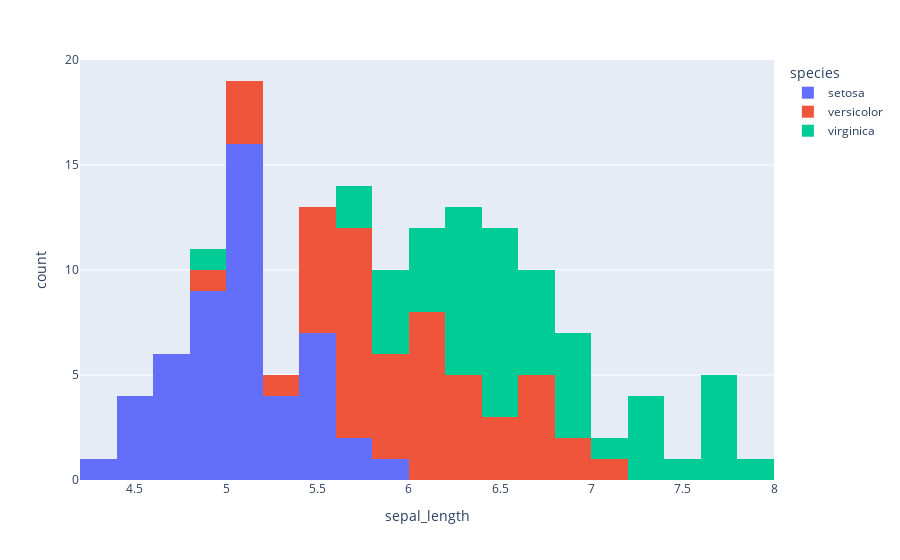

Notebook code for this chart:
### Markdown cell above
```
Create a histogram having 20 bins using the feature sepal_length. Use species feature as the color. 
```

### Code cell
fig = px.histogram(df, x="sepal_length", color="species", nbins=20)
fig.show()

### Figure 1 — Plotly figure (JSON) as saved in the notebook; plotly's stock layout.template omitted (floating-point values rounded to 4 significant figures)
{"data": [{"alignmentgroup": "True", "bingroup": "x", "hovertemplate": "species=setosa<br>sepal_length=%{x}<br>count=%{y}<extra></extra>", "legendgroup": "setosa", "marker": {"color": "#636efa"}, "name": "setosa", "nbinsx": 20, "offsetgroup": "setosa", "orientation": "v", "showlegend": true, "type": "histogram", "x": [5.1, 4.9, 4.7, 4.6, 5, 5.4, 4.6, 5, 4.4, 4.9, 5.4, 4.8, 4.8, 4.3, 5.8, 5.7, 5.4, 5.1, 5.7, 5.1, 5.4, 5.1, 4.6, 5.1, 4.8, 5, 5, 5.2, 5.2, 4.7, 4.8, 5.4, 5.2, 5.5, 4.9, 5, 5.5, 4.9, 4.4, 5.1, 5, 4.5, 4.4, 5, 5.1, 4.8, 5.1, 4.6, 5.3, 5], "xaxis": "x", "yaxis": "y"}, {"alignmentgroup": "True", "bingroup": "x", "hovertemplate": "species=versicolor<br>sepal_length=%{x}<br>count=%{y}<extra></extra>", "legendgroup": "versicolor", "marker": {"color": "#EF553B"}, "name": "versicolor", "nbinsx": 20, "offsetgroup": "versicolor", "orientation": "v", "showlegend": true, "type": "histogram", "x": [7, 6.4, 6.9, 5.5, 6.5, 5.7, 6.3, 4.9, 6.6, 5.2, 5, 5.9, 6, 6.1, 5.6, 6.7, 5.6, 5.8, 6.2, 5.6, 5.9, 6.1, 6.3, 6.1, 6.4, 6.6, 6.8, 6.7, 6, 5.7, 5.5, 5.5, 5.8, 6, 5.4, 6, 6.7, 6.3, 5.6, 5.5, 5.5, 6.1, 5.8, 5, 5.6, 5.7, 5.7, 6.2, 5.1, 5.7], "xaxis": "x", "yaxis": "y"}, {"alignmentgroup": "True", "bingroup": "x", "hovertemplate": "species=virginica<br>sepal_length=%{x}<br>count=%{y}<extra></extra>", "legendgroup": "virginica", "marker": {"color": "#00cc96"}, "name": "virginica", "nbinsx": 20, "offsetgroup": "virginica", "orientation": "v", "showlegend": true, "type": "histogram", "x": [6.3, 5.8, 7.1, 6.3, 6.5, 7.6, 4.9, 7.3, 6.7, 7.2, 6.5, 6.4, 6.8, 5.7, 5.8, 6.4, 6.5, 7.7, 7.7, 6, 6.9, 5.6, 7.7, 6.3, 6.7, 7.2, 6.2, 6.1, 6.4, 7.2, 7.4, 7.9, 6.4, 6.3, 6.1, 7.7, 6.3, 6.4, 6, 6.9, 6.7, 6.9, 5.8, 6.8, 6.7, 6.7, 6.3, 6.5, 6.2, 5.9], "xaxis": "x", "yaxis": "y"}], "layout": {"barmode": "relative", "legend": {"title": {"text": "species"}, "tracegroupgap": 0}, "margin": {"t": 60}, "xaxis": {"anchor": "y", "domain": [0, 1], "title": {"text": "sepal_length"}}, "yaxis": {"anchor": "x", "domain": [0, 1], "title": {"text": "count"}}}}
